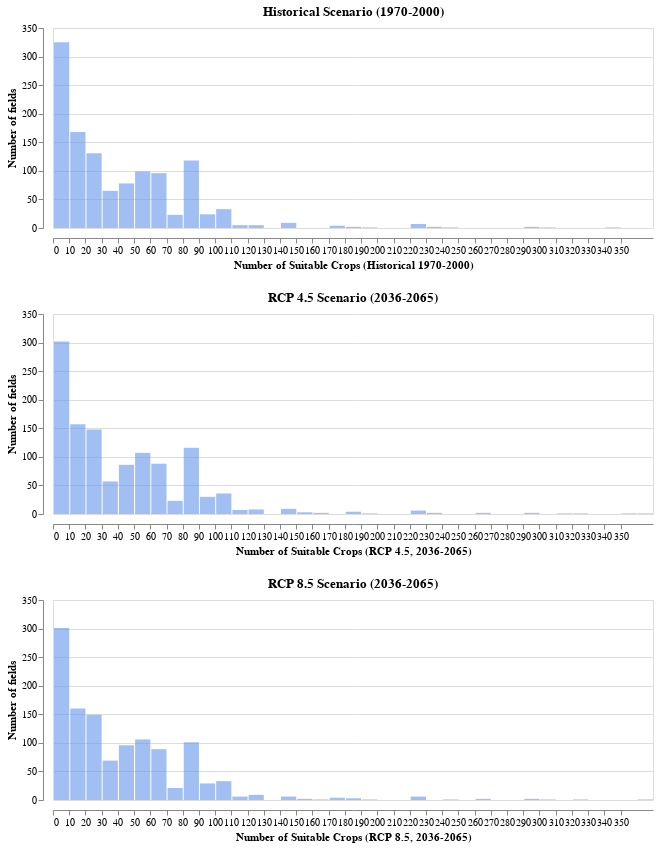

Notebook source saved alongside this figure:
### Code cell
# Set bin size
bin_size = 10  # You can adjust the bin size as needed
color='cornflowerblue'
opacity=0.6

# Create Altair charts for each scenario
chart_h = alt.Chart(data_for_plot).mark_bar(color=color, opacity=opacity).encode(
    x=alt.X('Number_of_Suitable_Crops_historical:Q', bin=alt.Bin(step=bin_size), title='Number of Suitable Crops (Historical 1970-2000)', axis=alt.Axis(offset=10)),
    y=alt.Y('count()', title='Number of fields', axis=alt.Axis(offset=10)),
).properties(
    title='Historical Scenario (1970-2000)',
    width=600,
    height=200
)

chart_45 = alt.Chart(data_for_plot).mark_bar(color=color, opacity=opacity).encode(
    x=alt.X('Number_of_Suitable_Crops_mid_century_medium_CO2:Q', bin=alt.Bin(step=bin_size), title='Number of Suitable Crops (RCP 4.5, 2036-2065)', axis=alt.Axis(offset=10)),
    y=alt.Y('count()', title='Number of fields', axis=alt.Axis(offset=10)),
).properties(
    title='RCP 4.5 Scenario (2036-2065)',
    width=600,
    height=200
)

chart_85 = alt.Chart(data_for_plot).mark_bar(color=color, opacity=opacity).encode(
    x=alt.X('Number_of_Suitable_Crops_mid_century_high_CO2:Q', bin=alt.Bin(step=bin_size), title='Number of Suitable Crops (RCP 8.5, 2036-2065)', axis=alt.Axis(offset=10)),
    y=alt.Y('count()', title='Number of fields', axis=alt.Axis(offset=10)),
).properties(
    title='RCP 8.5 Scenario (2036-2065)',
    width=600,
    height=200
)

# Combine the charts with shared axis domains
combined_chart = alt.vconcat(
    chart_h, 
    chart_45, 
    chart_85
).resolve_scale(
    x='shared',
    y='shared'
)

combined_chart

### Figure 1 — Vega-Lite specification as saved in the notebook (floating-point values rounded to 4 significant figures; data arrays with more than 128 entries replaced by an {"elided": "..."} marker saying what was removed)
{"config": {"view": {"continuousWidth": 300, "continuousHeight": 300}}, "vconcat": [{"mark": {"type": "bar", "color": "cornflowerblue", "opacity": 0.6}, "encoding": {"x": {"axis": {"offset": 10}, "bin": {"step": 10}, "field": "Number_of_Suitable_Crops_historical", "title": "Number of Suitable Crops (Historical 1970-2000)", "type": "quantitative"}, "y": {"aggregate": "count", "axis": {"offset": 10}, "title": "Number of fields", "type": "quantitative"}}, "height": 200, "title": "Historical Scenario (1970-2000)", "width": 600}, {"mark": {"type": "bar", "color": "cornflowerblue", "opacity": 0.6}, "encoding": {"x": {"axis": {"offset": 10}, "bin": {"step": 10}, "field": "Number_of_Suitable_Crops_mid_century_medium_CO2", "title": "Number of Suitable Crops (RCP 4.5, 2036-2065)", "type": "quantitative"}, "y": {"aggregate": "count", "axis": {"offset": 10}, "title": "Number of fields", "type": "quantitative"}}, "height": 200, "title": "RCP 4.5 Scenario (2036-2065)", "width": 600}, {"mark": {"type": "bar", "color": "cornflowerblue", "opacity": 0.6}, "encoding": {"x": {"axis": {"offset": 10}, "bin": {"step": 10}, "field": "Number_of_Suitable_Crops_mid_century_high_CO2", "title": "Number of Suitable Crops (RCP 8.5, 2036-2065)", "type": "quantitative"}, "y": {"aggregate": "count", "axis": {"offset": 10}, "title": "Number of fields", "type": "quantitative"}}, "height": 200, "title": "RCP 8.5 Scenario (2036-2065)", "width": 600}], "data": {"name": "data-97f8af88a4babe08222bb93264f5cde1"}, "resolve": {"scale": {"x": "shared", "y": "shared"}}, "$schema": "https://vega.github.io/schema/vega-lite/v5.17.0.json", "datasets": {"data-97f8af88a4babe08222bb93264f5cde1": {"elided": "1200 records"}}}
